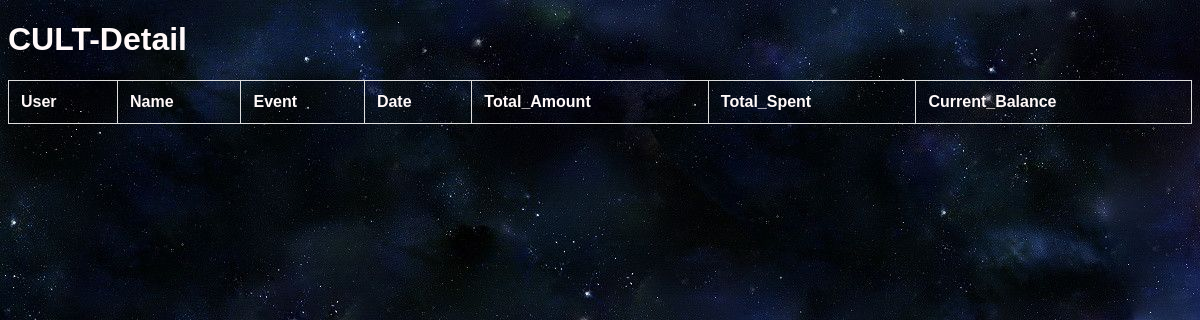
Page /CULT_Details/ on the earlier database version.
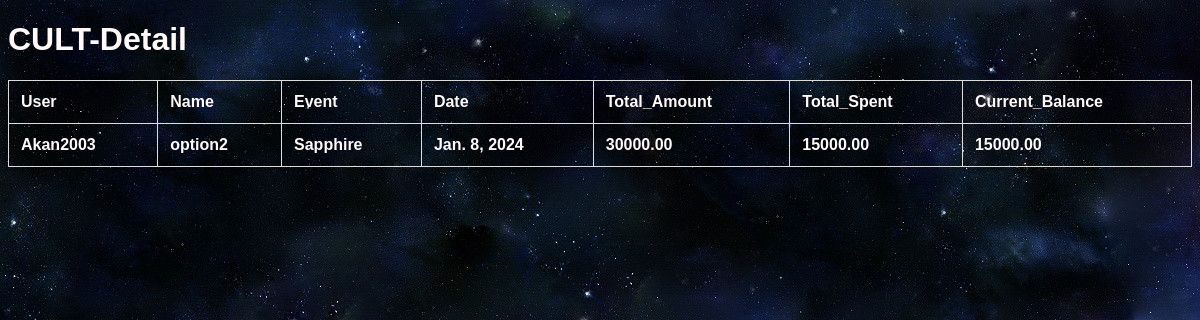
Same page on the later database version.
### api/models.py (models this page shows)
class Content(models.Model):
    user = models.ForeignKey(Exp, on_delete=models.CASCADE)
    name =  models.CharField(max_length = 100, default='NULL')
    event = models.CharField(max_length = 100, default='NULL')
    Date = models.DateField(default=datetime.date(2023, 12, 24))
    Current_Balance = models.DecimalField(max_digits = 20 , decimal_places = 2 , default = 0.00)
    Total_Amount = models.DecimalField(max_digits = 20 , decimal_places = 2 , default = 0.00)
    Total_Spent = models.DecimalField(max_digits = 20 , decimal_places = 2 , default = 0.00)

class Exp(AbstractUser):
    user_name = models.CharField(max_length = 100, default='NULL')
    securityquestion = models.CharField(max_length = 100, default = '')
    securityanswer = models.CharField(max_length = 100, default = '')

### api/views.py (the view)
# urls.py: path('CULT_Details/', views.cultdetail, name='cultdetail'),
def cultdetail(request):
    post = Content.objects.raw("SELECT * FROM api_content WHERE name='option2'")
    return render(request, 'cult_detail.html', {'data': post})

### api/templates/cult_detail.html (shortened to what this page needs)
<!DOCTYPE html>
{% load static %}
<html lang="en">
<head>
    <link rel="stylesheet" href="{% static 'js/cult_detail.css' %}">
</head>
<body>
<h1>CULT-Detail</h1>
    <table>
        <thead>
            <tr>
                <th>User</th>
                <th>Name</th>
                <th>Event</th>
                <th>Date</th>
                <th>Total_Amount</th>
                <th>Total_Spent</th>
                <th>Current_Balance</th>
            </tr>
        </thead>
        <tbody>
            {% for i in data %}
                <tr>
                    <td>{{ i.user.user_name }}</td>
                    <td>{{ i.name }}</td>
                    <td>{{ i.event }}</td>
                    <td>{{ i.Date }}</td>
                    <td>{{ i.Total_Amount }}</td>
                    <td>{{ i.Total_Spent }}</td>
                    <td>{{ i.Current_Balance }}</td>
                </tr>
            {% endfor %}
        </tbody>
    </table>
</body>
</html>

Differences in the rows shown:
added Content: user.user_name "Akan2003", name "option2", event "Sapphire", Date "Jan. 8, 2024", Total_Amount "30000.00", Total_Spent "15000.00", Current_Balance "15000.00"
